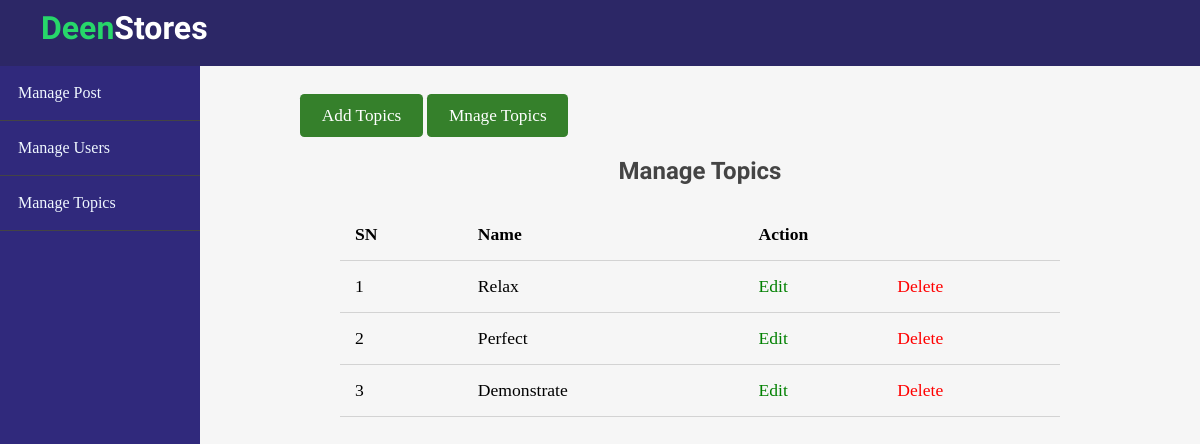
The app's page /admin/topics/index.php with its own data.
### tables this page shows
CREATE TABLE `topics` (
  `id` int(11) NOT NULL,
  `name` varchar(100) NOT NULL,
  `description` text NOT NULL
);

### app/controllers/topics.php (called while the page is built, shortened)
<?php
  include($ROOT_PATH  . "/app/database/db.php");
$table = 'topics';
$topics = selectAll($table);

### app/database/db.php (called while the page is built, shortened)
<?php
require('connect.php');
function selectAll($table, $conditions = [])
{
    global $conn;
    $sql = "Select * From $table";
    if (empty($conditions)) {
        $stmt = $conn->prepare($sql);
        $stmt->execute();
        $records = $stmt->get_result()->fetch_all(MYSQLI_ASSOC);
        return $records;
    }
}

### admin/topics/index.php (the view, shortened to what this page needs)
<?php include ("../../path.php"); ?>
<?php include($ROOT_PATH . "/app/controllers/topics.php"); ?>
<!DOCTYPE html>
<html lang="en">
  <head>
    <link
      href="https://cdnjs.cloudflare.com/ajax/libs/font-awesome/5.13.0/css/all.min.css"
      rel="stylesheet"
    />
    <link rel="stylesheet" href="../../assets/css/style.css" />
    <link rel="stylesheet" href="../../assets/css/admin.css" />
  </head>
  <body>
      <?php  include($ROOT_PATH . "/app/includes/adminHeader.php"); ?>
    <div class="admin__wrapper">
        <?php  include($ROOT_PATH . "/app/includes/adminSidebar.php"); ?>
        <div class="admin__content">
          <div class="button__group">
            <a href="create.php" class="btn btn__big">Add Topics</a>
            <a href="index.php" class="btn btn__big">Mnage Topics</a>
          </div>
          <div class="content">
            <h2 class="page__title">Manage Topics</h2>
            <table>
              <thead>
                <th>SN</th>
                <th>Name</th>
                <th colspan="2">Action</th>
              </thead>
              <tbody>
               <?php  foreach ($topics as $key => $topic):   ?>
                <tr>
                  <td><?php echo $key +1; ?></td>
                  <td><?php echo $topic['name']; ?></td>
                  <td><a href="edit.php?id=<?php echo $topic['id']; ?>" class="edit">Edit</a></td>
                  <td><a href="index.php?del_id=<?php echo $topic['id']; ?>" class="delete">Delete</a></td>
                </tr>
                <?php endforeach; ?>
              </tbody>
            </table>
          </div>
        </div>
    </div>
  </body>
</html>

### assets/css/style.css (style rules this page uses)
* { box-sizing: border-box; }
html, body { height: 100%; padding: 0px; margin: 0px; background: #f6f6f6; font-family: "Lore", serif; }
h1, h2, h3, h4, h5, h6 { font-family: "Candal"; color: #444; margin: 5px; }
a { text-decoration: none; color: inherit; }
.btn { padding: 0.5rem 1rem; background: #35802b; color: white; border: 1px solid transparent; border-radius: 0.25em; font-size: 1.08em; font-family: "Lora" serif; }
.btn__big { padding: 0.7rem 1.3rem; line-height: 1.3rem; }
.content { width: 90%; margin: 30px auto 30px; }

### assets/css/admin.css (style rules this page uses)
.admin__wrapper { display: flex; height: calc(100% - 66px); }
.admin__wrapper .admin__content { flex: 8; height: 100%; padding: 40px 100px 100px; overflow-y: scroll; }
.admin__content .page__title { text-align: center; margin-bottom: 1.5rem; }
table { width: 100%; border-collapse: collapse; font-size: 1.1rem; }
th, td { padding: 15px; text-align: left; border-bottom: 1px solid #d3d3d3; }
.edit { color: green; }
.delete { color: red; }

### records on screen
topics: name "Relax"
topics: name "Perfect"
topics: name "Demonstrate"
